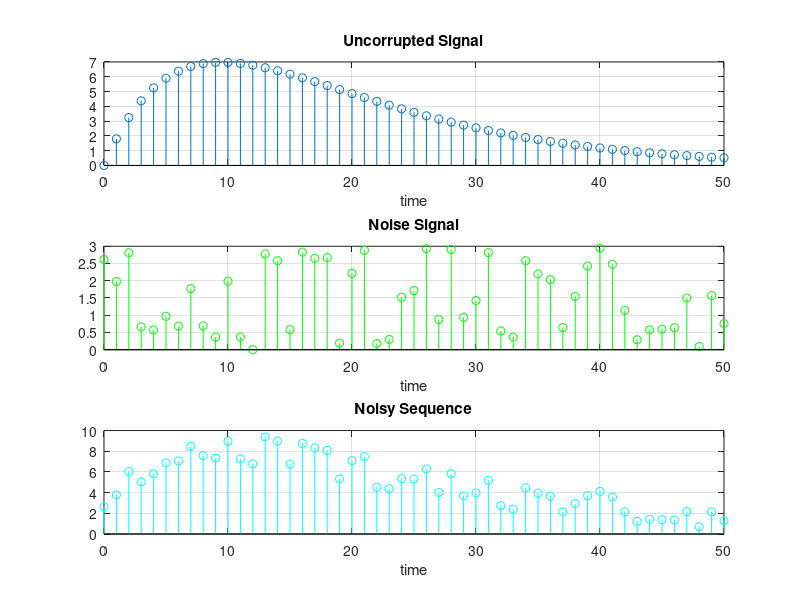

The MATLAB script that drew this image:
%Q10
disp('Question 10 -');
figure
subplot(3,1,1);
m=0:50;
y=2.*m.*(0.9.^m);
stem(m,y);
title('Uncorrupted Signal');
xlabel('time');
grid on;
n=3*rand(1,51);
subplot(3,1,2);
x=y+n;
stem(m,n,'g');
title('Noise Signal');
xlabel('time');
grid on;
subplot(3,1,3);
stem(m,x,'c');
title('Noisy Sequence');
xlabel('time');
grid on;
